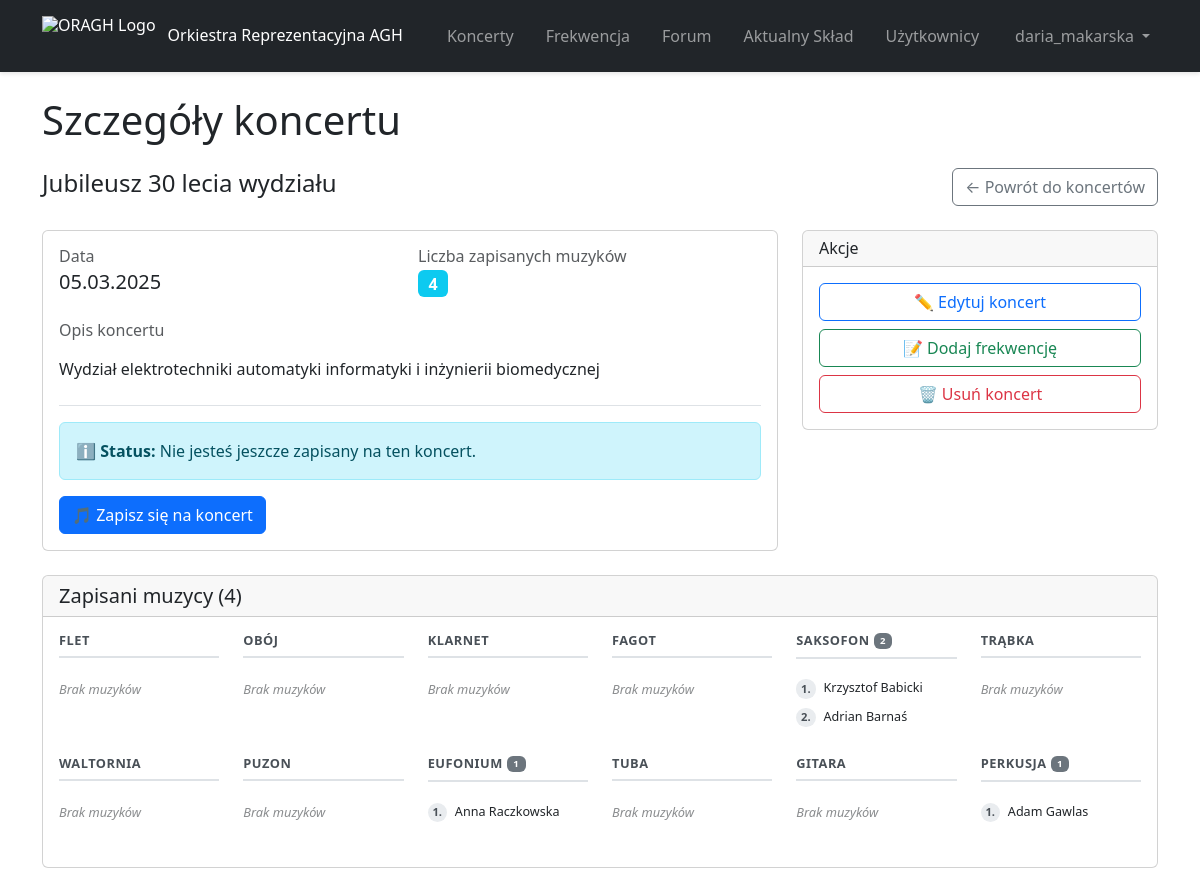
Page /concerts/concert/8/ (signed in) on the committed database.
### concerts/models.py (models this page shows, shortened)
class Concert(models.Model):
    name = models.CharField(max_length=100)
    date = models.DateTimeField()
    description = models.TextField(blank=True, null=True)
    date_created = models.DateTimeField(auto_now_add=True)
    created_by = models.ForeignKey(User, on_delete=models.CASCADE, related_name='concerts')
    musicians = models.ManyToManyField(MusicianProfile, related_name='concerts', blank=True)  # Add this line

### main/models.py (models this page shows, shortened)
class MusicianProfile(models.Model):
    user = models.OneToOneField(User, on_delete=models.CASCADE)
    instrument = models.CharField(max_length=20, choices=INSTRUMENT_CHOICES)
    birthday = models.DateField(null=True, blank=True)
    photo = models.ImageField(upload_to='profile_photos/', null=True, blank=True)
    active = models.BooleanField(default=True)

### concerts/views.py (the view)
# urls.py: path('concert/<int:concert_id>/', views.concert, name='concert'),
@login_required
@permission_required('concerts.view_concert', raise_exception=True)
def concert(request, concert_id):
    try:
        concert = Concert.objects.get(id=concert_id)
    except Concert.DoesNotExist:
        return HttpResponse("Concert not found.", status=404)
    is_joined = False
    if request.user.is_authenticated:
        try:
            musician = MusicianProfile.objects.get(user=request.user)
            is_joined = concert.musicians.filter(id=musician.id).exists()
        except MusicianProfile.DoesNotExist:
            pass
    instrument_map = dict(INSTRUMENT_CHOICES)
    section_names = [
        "Flet", "Obój", "Klarnet", "Fagot", "Saksofon",  # Woodwinds
        "Trąbka", "Waltornia", "Puzon", "Eufonium", "Tuba",  # Brass
        "Gitara", "Perkusja"  # Other
    ]
    sections = {name: [] for name in section_names}
    for musician in concert.musicians.all():
        instrument_value = getattr(musician, "instrument", None)
        instrument_display = instrument_map.get(instrument_value, "Perkusja")
        if instrument_display not in sections:
            instrument_display = "Perkusja"
        sections[instrument_display].append(musician)
    return render(request, "view_concert.jinja", {
        "concert": concert,
        "is_joined": is_joined,
        "sections": sections,
    })

### concerts/templates/view_concert.jinja (shortened to what this page needs)
{% extends "base.jinja" %}
{% block page_title %}Szczegóły koncertu{% endblock %}
{% block content %}
<div class="d-flex justify-content-between align-items-center mb-4">
  <h4>{{ concert.name }}</h4>
  <div>
    <a href="{% url 'concerts' %}" class="btn btn-outline-secondary">
      ← Powrót do koncertów
    </a>
  </div>
</div>
<div class="row mb-4">
  <div class="col-lg-8">
    <div class="card">
      <div class="card-body">
        <div class="row g-3 mb-4">
          <div class="col-md-6">
            <h6 class="text-muted mb-1">Data</h6>
            <p class="h5 mb-0">{{ concert.date|date:"d.m.Y" }}</p>
          </div>
          <div class="col-md-6">
            <h6 class="text-muted mb-1">Liczba zapisanych muzyków</h6>
            <p class="h5 mb-0">
              <span class="badge bg-info fs-6">{{ concert.musicians.count }}</span>
            </p>
          </div>
        </div>
        {% if concert.description %}
          <div class="mb-4">
            <h6 class="text-muted mb-2">Opis koncertu</h6>
            <p>{{ concert.description|linebreaks }}</p>
          </div>
        {% endif %}
        <div class="border-top pt-3">
          {% if is_joined %}
            <div class="alert alert-success mb-3">
              <strong>✅ Zapisano:</strong> Jesteś zapisany na ten koncert.
            </div>
            <form method="post" action="{% url 'leave_concert' concert.id %}">
              {% csrf_token %}
              <button type="submit" class="btn btn-outline-danger"
                      onclick="return confirm('Czy na pewno chcesz się wypisać z tego koncertu?')">
                🚫 Wypisz się z koncertu
              </button>
            </form>
          {% else %}
            <div class="alert alert-info mb-3">
              <strong>ℹ️ Status:</strong> Nie jesteś jeszcze zapisany na ten koncert.
            </div>
            <form method="post" action="{% url 'join_concert' concert.id %}">
              <button type="submit" class="btn btn-primary">
                🎵 Zapisz się na koncert
              </button>
            </form>
          {% endif %}
        </div>
      </div>
    </div>
  </div>
  <div class="col-lg-4">
    <div class="card">
      <div class="card-header">
        <h6 class="mb-0">Akcje</h6>
      </div>
      <div class="card-body">
        <div class="d-grid gap-2">
          {% if perms.concerts.change_concert %}
            <a href="{% url 'edit_concert' concert.id %}" class="btn btn-outline-primary">
              ✏️ Edytuj koncert
            </a>
          {% endif %}
          {% if perms.attendance.add_attendance %}
            <a href="{% url 'add_attendance' %}?event_type=concert&concert_id={{ concert.id }}" class="btn btn-outline-success">
              📝 Dodaj frekwencję
            </a>
          {% endif %}
          {% if perms.concerts.delete_concert %}
            <button type="button" class="btn btn-outline-danger"
                    data-bs-toggle="modal" data-bs-target="#deleteConcertModal">
              🗑️ Usuń koncert
            </button>
          {% endif %}
        </div>
      </div>
    </div>
  </div>
</div>
<div class="card">
  <div class="card-header">
    <h5 class="mb-0">Zapisani muzycy ({{ concert.musicians.count }})</h5>
  </div>
  <div class="card-body">
    <div class="row">
      {% for section_name, musicians in sections.items %}
        <div class="col-6 col-md-4 col-lg-3 col-xl-2 mb-4">
          <h6 class="border-bottom pb-2 mb-3">
            {{ section_name }}
            {% if musicians %}
              <span class="badge bg-secondary ms-1">{{ musicians|length }}</span>
            {% endif %}
          </h6>
          <div class="list-group list-group-flush">
            {% if musicians %}
              {% for musician in musicians %}
                <div class="list-group-item px-0 py-1 border-0 d-flex align-items-center">
                  <span class="musician-number me-2">{{ forloop.counter }}.</span>
                  <small>{{ musician.user.first_name }} {{ musician.user.last_name }}</small>
                </div>
              {% endfor %}
            {% else %}
              <div class="list-group-item px-0 py-1 border-0">
                <small class="text-muted fst-italic">Brak muzyków</small>
              </div>
            {% endif %}
          </div>
        </div>
      {% endfor %}
    </div>
  </div>
</div>
{% endblock %}

### main/templates/base.jinja (shortened to what this page needs)
<!DOCTYPE html>
<html lang="en">
  <head>
    <link href="https://cdn.jsdelivr.net/npm/bootstrap@5.3.0/dist/css/bootstrap.min.css" rel="stylesheet">
    <link rel="stylesheet" href="https://cdnjs.cloudflare.com/ajax/libs/font-awesome/6.4.0/css/all.min.css">
  </head>
  <body>
    <nav class="navbar navbar-expand-lg navbar-dark bg-dark">
      <div class="container">
        <a class="navbar-brand d-flex align-items-center" href="/">
          <img src="/media/general/Logo_ORAGH_footer-e1739129105993.png" alt="ORAGH Logo" style="height: 40px; margin-right: 12px;">
          <span>Orkiestra Reprezentacyjna AGH</span>
        </a>
        <div class="collapse navbar-collapse" id="navbar">
          {% if user.is_authenticated %}
            <ul class="navbar-nav mx-auto my-2 my-lg-0 gap-0 gap-lg-3">
              <li class="nav-item">
                <a class="nav-link" href="/concerts">Koncerty</a>
              </li>
              <li class="nav-item">
                <a class="nav-link" href="/attendance">Frekwencja</a>
              </li>
              <li class="nav-item">
                <a class="nav-link" href="/forum">Forum</a>
              </li>
              <li class="nav-item">
                <a class="nav-link" href="/band/">Aktualny Skład</a>
              </li>
              <li class="nav-item">
                <a class="nav-link" href="/profiles/">Użytkownicy</a>
              </li>
            </ul>
            <ul class="navbar-nav mb-2 mb-lg-0">
              <li class="nav-item dropdown">
                <a class="nav-link dropdown-toggle d-flex align-items-center" href="#" id="userDropdown" role="button" data-bs-toggle="dropdown" aria-expanded="false">
                  {{ user.username }}
                </a>
              </li>
            </ul>
          {% else %}
            <ul class="navbar-nav ms-auto mb-2 mb-lg-0">
              <li class="nav-item">
                <a class="nav-link" href="/register">Rejestracja</a>
              </li>
            </ul>
          {% endif %}
        </div>
      </div>
    </nav>
    <div class="container my-4">
    {% block page_header %}
      <div class="row justify-content-between align-items-center mb-4">
          <h1 class="col-12 mb-0">
            {% block page_title %}{% endblock %}
          </h1>
      </div>
    {% endblock %}
    {% block content %}{% endblock %}
    </div>
  </body>
</html>

### main/templates/base.jinja (style rules this page uses)
.navbar { position: sticky !important; top: 0; z-index: 1020; box-shadow: 0 2px 4px rgba(0,0,0,.1); }
body { padding-top: 0; }
.navbar-brand { font-size: 1rem; font-weight: 500; display: flex !important; align-items: center !important; line-height: 1.2; padding: 0.5rem 0; }
.navbar-brand span { white-space: nowrap; transition: all 0.3s ease; }
.navbar-brand img { transition: all 0.3s ease; }
.navbar-collapse { align-items: center; }
.navbar-nav { align-items: center; gap: 0.5rem; }
.navbar-nav .nav-link { padding: 0.5rem 1rem; border-radius: 0.375rem; transition: all 0.3s ease; font-weight: 500; }
.dropdown-toggle::after { margin-left: 0.5rem; transition: transform 0.3s ease; }
.container.my-4 { margin-top: 1.5rem !important; margin-bottom: 1.5rem !important; }

### concerts/templates/view_concert.jinja (style rules this page uses)
.list-group-item { background-color: transparent; font-size: 0.9rem; }
.border-bottom { border-bottom: 2px solid #dee2e6 !important; padding-bottom: 0.5rem; margin-bottom: 0.75rem; }
.list-group-item .text-muted.fst-italic { font-size: 0.8rem; opacity: 0.7; }
h6.border-bottom { color: #495057; font-weight: 600; text-transform: uppercase; font-size: 0.8rem; letter-spacing: 0.5px; display: flex; align-items: center; }
.musician-number { background-color: #e9ecef; color: #495057; font-size: 0.7rem; font-weight: 600; min-width: 1.2rem; height: 1.2rem; border-radius: 50%; display: flex; align-items: center; justify-content: center; flex-shrink: 0; }
.badge.bg-secondary { font-size: 0.6rem; padding: 0.2rem 0.4rem; }
.list-group-item.d-flex { min-height: 1.8rem; }

### rows in the picture
Concert: name "Jubileusz 30 lecia wydziału", date "05.03.2025", musicians.count "4", description "Wydział elektrotechniki automatyki informatyki i inżynierii biomedycznej"
MusicianProfile: instrument "SAKSOFON", musicians "2", user.first_name "Krzysztof", user.last_name "Babicki"
MusicianProfile: user.first_name "Adrian", user.last_name "Barnaś"
MusicianProfile: instrument "EUFONIUM", musicians "1", user.first_name "Anna", user.last_name "Raczkowska"
MusicianProfile: instrument "PERKUSJA", musicians "1", user.first_name "Adam", user.last_name "Gawlas"

### other values in the picture
{{ user.username }} "daria_makarska"
{{ section_name }} "FLET" "OBÓJ" "KLARNET" "FAGOT" "TRĄBKA" "WALTORNIA" "PUZON" "TUBA" "GITARA"
